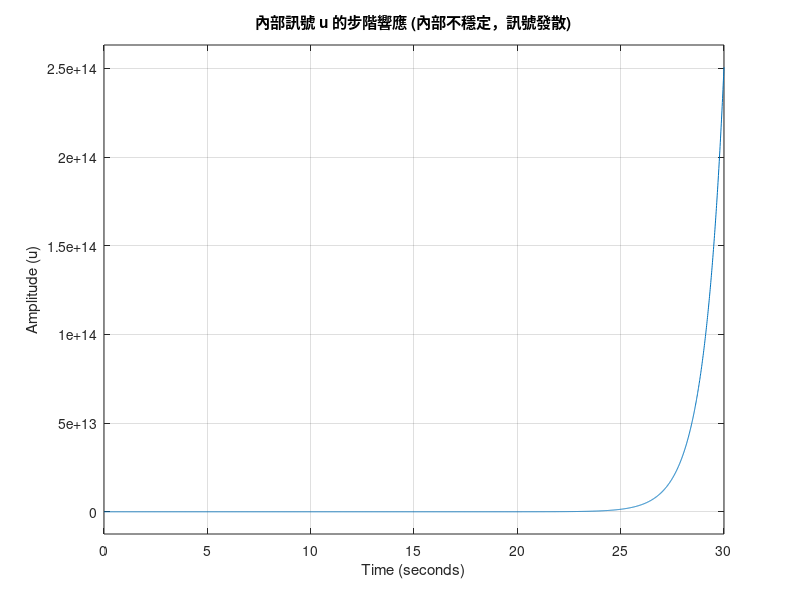

The MATLAB source for this figure:
%% 實驗練習 1_4：步階響應與內部訊號分析 (M-file)

% 1. 定義時間向量 (30秒)
t = 0:0.01:30;

% 2. 建立系統轉移函數
% G1(s) = 1 / (s^2 - 2s + 1)
G1 = tf(1, [1 -2 1]);

% G2(s) = 12(s-1)^2 / ((s+3)(s+1)^2(s+2))
% 使用 zpk (零點、極點、增益) 來定義 G2 比較直觀且不會出錯
z = [1; 1];
p = [-3; -1; -1; -2];
k = 12;
G2 = zpk(z, p, k);

% 3. 求取系統輸出 y 的閉迴路系統 (R 到 Y)
% 理論上 T_y = G1*G2 / (1 + G1*G2)
% 使用 minreal 來消除數值計算上的不穩定對消項，觀察純外部表現
G_open = minreal(G1 * G2);
sys_y = feedback(G_open, 1);

% 4. 求取內部訊號 u 的閉迴路系統 (R 到 U)
% T_u = G1 / (1 + G1*G2)
% 這裡不使用 minreal，還原真實世界中無法完美對消導致的內部發散狀況
sys_u = feedback(G1, G2);

% 5. 繪製結果
figure('Name', '實驗練習 1_4：步階響應');

% 繪製 y 的響應 (表現為穩定)
subplot(2,1,1);
step(sys_y, t);
title('系統輸出 y 的步階響應 (外部穩定)');
xlabel('Time (seconds)'); ylabel('Amplitude (y)');
grid on;

% 繪製 u 的響應 (內部發散)
subplot(2,1,2);
step(sys_u, t);
title('內部訊號 u 的步階響應 (內部不穩定，訊號發散)');
xlabel('Time (seconds)'); ylabel('Amplitude (u)');
grid on;
